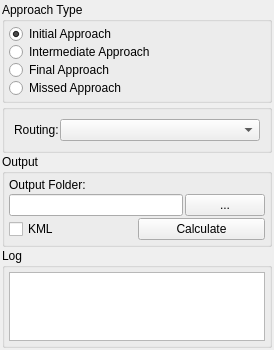
<?xml version="1.0" encoding="UTF-8"?>
<ui version="4.0">
 <class>QPANSOPYLNAVDockWidget</class>
 <widget class="QDockWidget" name="QPANSOPYLNAVDockWidget">
  <property name="minimumSize">
   <size>
    <width>250</width>
    <height>200</height>
   </size>
  </property>
  <property name="maximumSize">
   <size>
    <width>16777215</width>
    <height>350</height>
   </size>
  </property>
  <widget class="QWidget" name="dockWidgetContents">
   <layout class="QVBoxLayout" name="verticalLayout">
    <property name="spacing">
     <number>1</number>
    </property>
    <property name="margin">
     <number>2</number>
    </property>
    <item>
     <widget class="QGroupBox" name="approachTypeGroup">
      <property name="sizePolicy">
       <sizepolicy hsizetype="Preferred" vsizetype="Fixed">
        <horstretch>0</horstretch>
        <verstretch>0</verstretch>
       </sizepolicy>
      </property>
      <property name="title">
       <string>Approach Type</string>
      </property>
      <layout class="QVBoxLayout" name="approachLayout">
       <property name="spacing">
        <number>2</number>
       </property>
       <property name="margin">
        <number>4</number>
       </property>
       <item>
        <widget class="QRadioButton" name="initialRadioButton">
         <property name="text">
          <string>Initial Approach</string>
         </property>
         <property name="checked">
          <bool>true</bool>
         </property>
        </widget>
       </item>
       <item>
        <widget class="QRadioButton" name="intermediateRadioButton">
         <property name="text">
          <string>Intermediate Approach</string>
         </property>
        </widget>
       </item>
       <item>
        <widget class="QRadioButton" name="finalRadioButton">
         <property name="text">
          <string>Final Approach</string>
         </property>
        </widget>
       </item>
       <item>
        <widget class="QRadioButton" name="missedRadioButton">
         <property name="text">
          <string>Missed Approach</string>
         </property>
        </widget>
       </item>
      </layout>
     </widget>
    </item>
    <item>
     <widget class="QGroupBox" name="inputGroup">
      <property name="sizePolicy">
       <sizepolicy hsizetype="Preferred" vsizetype="Fixed">
        <horstretch>0</horstretch>
        <verstretch>0</verstretch>
       </sizepolicy>
      </property>
      <layout class="QFormLayout" name="formLayout">
       <property name="spacing">
        <number>1</number>
       </property>
       <item row="0" column="0">
        <widget class="QLabel" name="routingLayerLabel">
         <property name="text">
          <string>Routing:</string>
         </property>
        </widget>
       </item>
       <item row="0" column="1">
        <widget class="QgsMapLayerComboBox" name="routingLayerComboBox"/>
       </item>
      </layout>
     </widget>
    </item>
    <item>
     <widget class="QGroupBox" name="outputGroup">
      <property name="title">
       <string>Output</string>
      </property>
      <layout class="QVBoxLayout" name="outputLayout">
       <property name="spacing">
        <number>2</number>
       </property>
       <property name="margin">
        <number>4</number>
       </property>
       <item>
        <widget class="QLabel" name="outputLabel">
         <property name="text">
          <string>Output Folder:</string>
         </property>
        </widget>
       </item>
       <item>
        <layout class="QHBoxLayout" name="horizontalLayout">
         <item>
          <widget class="QLineEdit" name="outputFolderLineEdit"/>
         </item>
         <item>
          <widget class="QPushButton" name="browseButton">
           <property name="maximumWidth">
            <number>30</number>
           </property>
           <property name="text">
            <string>...</string>
           </property>
          </widget>
         </item>
        </layout>
       </item>
       <item>
        <layout class="QHBoxLayout" name="buttonsLayout">
         <item>
          <widget class="QCheckBox" name="exportKmlCheckBox">
           <property name="text">
            <string>KML</string>
           </property>
          </widget>
         </item>
         <item>
          <widget class="QPushButton" name="calculateButton">
           <property name="text">
            <string>Calculate</string>
           </property>
          </widget>
         </item>
        </layout>
       </item>
      </layout>
     </widget>
    </item>
    <item>
     <widget class="QGroupBox" name="logGroup">
      <property name="sizePolicy">
       <sizepolicy hsizetype="Preferred" vsizetype="Fixed">
        <horstretch>0</horstretch>
        <verstretch>0</verstretch>
       </sizepolicy>
      </property>
      <property name="maximumHeight">
       <number>100</number>
      </property>
      <property name="title">
       <string>Log</string>
      </property>
      <layout class="QVBoxLayout" name="logLayout">
        <property name="spacing">
         <number>2</number>
        </property>
        <property name="margin">
         <number>4</number>
        </property>
        <item>
         <widget class="QTextEdit" name="logTextEdit">
          <property name="maximumHeight">
           <number>60</number>
          </property>
          <property name="readOnly">
           <bool>true</bool>
          </property>
         </widget>
        </item>
      </layout>
     </widget>
    </item>
   </layout>
  </widget>
 </widget>
 <customwidgets>
  <customwidget>
   <class>QgsMapLayerComboBox</class>
   <extends>QComboBox</extends>
   <header>qgsmaplayercombobox.h</header>
  </customwidget>
 </customwidgets>
 <resources/>
 <connections/>
</ui>
